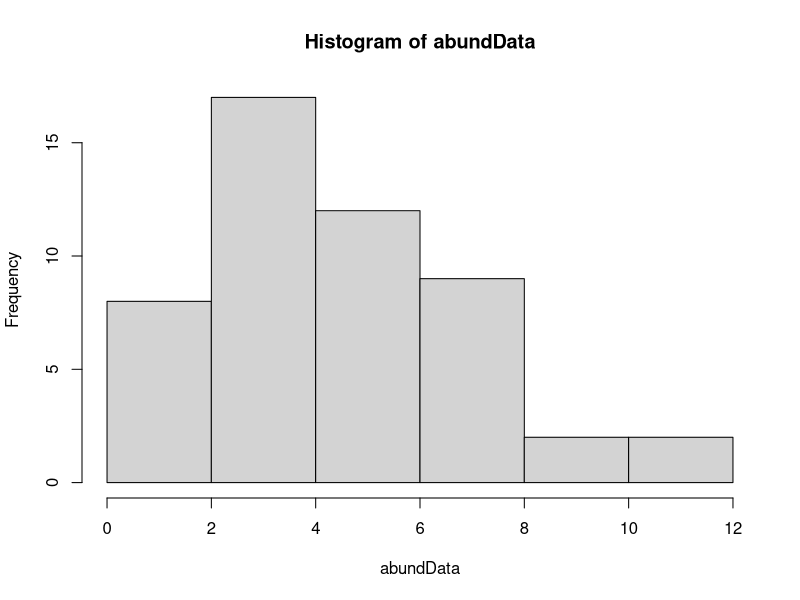

The R script that drew this image: (Note: this script raises an error after producing the figure.)
# R code for lecture Biodiversity informatics 
# Lecture 4 by Dr Roel van Klink



# generate a vector of species abundances: 


nSpecies <- 50


abundData <- matrix(data = NA,
                    ncol = nSpecies) # empty data frame

# draw a number from a normal distribution  # not very realistic
rnorm(1, mean = 5, sd = 2.5)

# draw a string of numbers from this distribution
for(s in 1:nSpecies){
  abundData[s] <- rnorm(1,mean = 5, sd = 2.5)
}

# make integers by rounding:
abundData<- round(abundData, 0)

# inspect data
abundData
hist(abundData)



#more realistic: 
abundDataPois<- rpois(nSpecies, 5) # Poisson distribution (5 = mean and sd)
abundDataNB <- rnbinom (nSpecies, 2, 0.05) # negative binomial distribution


# or make up some numbers
abundData4<-rbind(
  c(0,1,1,2,4), 
  c(1,1,3,5,7), 
  c(1,2,5,8,13)
)





# excercise 1: 
# visualize the communities using 
# 1) species abundance distribution
# 2) rank abundance distribution
# 3) species accumulation curves

# Instructions: 
# find a package that does what you want 
# find the right function
# read the help page to find out how it needs the data input




# Excercise 2: 
# calculate biodiversity metrics on these abundance vectors






# Beta diversity
# make a matrix of species abundances at different sites
nSites <- 3

abundMatrix <- matrix(data = NA,
                    nrow = nSpecies,
                    ncol = nSites)

abundMatrix[,1]<- rpois(nSpecies, 5)
abundMatrix[,2]<- rpois(nSpecies, 7)
abundMatrix[,3]<- rpois(nSpecies, 9)
# etc.



# add some random zeroes
indexZeroes<- sample(1:50, 5) # these are the places we will put zeroes
abundMatrix[indexZeroes,1] <- 0 # put 0's in these rows
abundMatrix[indexZeroes,2] <- 0 # put 0's in these rows
abundMatrix[indexZeroes,3] <- 0 # put 0's in these rows





# or combine the matrices from before
abundmatrix<- rbind(abundData,
                    abundDataNB,
                    abundDataPois)


# excercise 3: 
# calculate beta diversity between the generated communities 



# exercise 4: 
# visualizing pairwise dissimilarities
library(vegan)
metaMDS(abundMatrix2, plot = T)
#not much to be seen here, except that the distances are almost the same. 
#this is logical because we randomly generated data. no pattern is to be expected


# better examples are available in the vegan package:
?metaMDS

# fitting environmental variables to the ordination
?envfit



